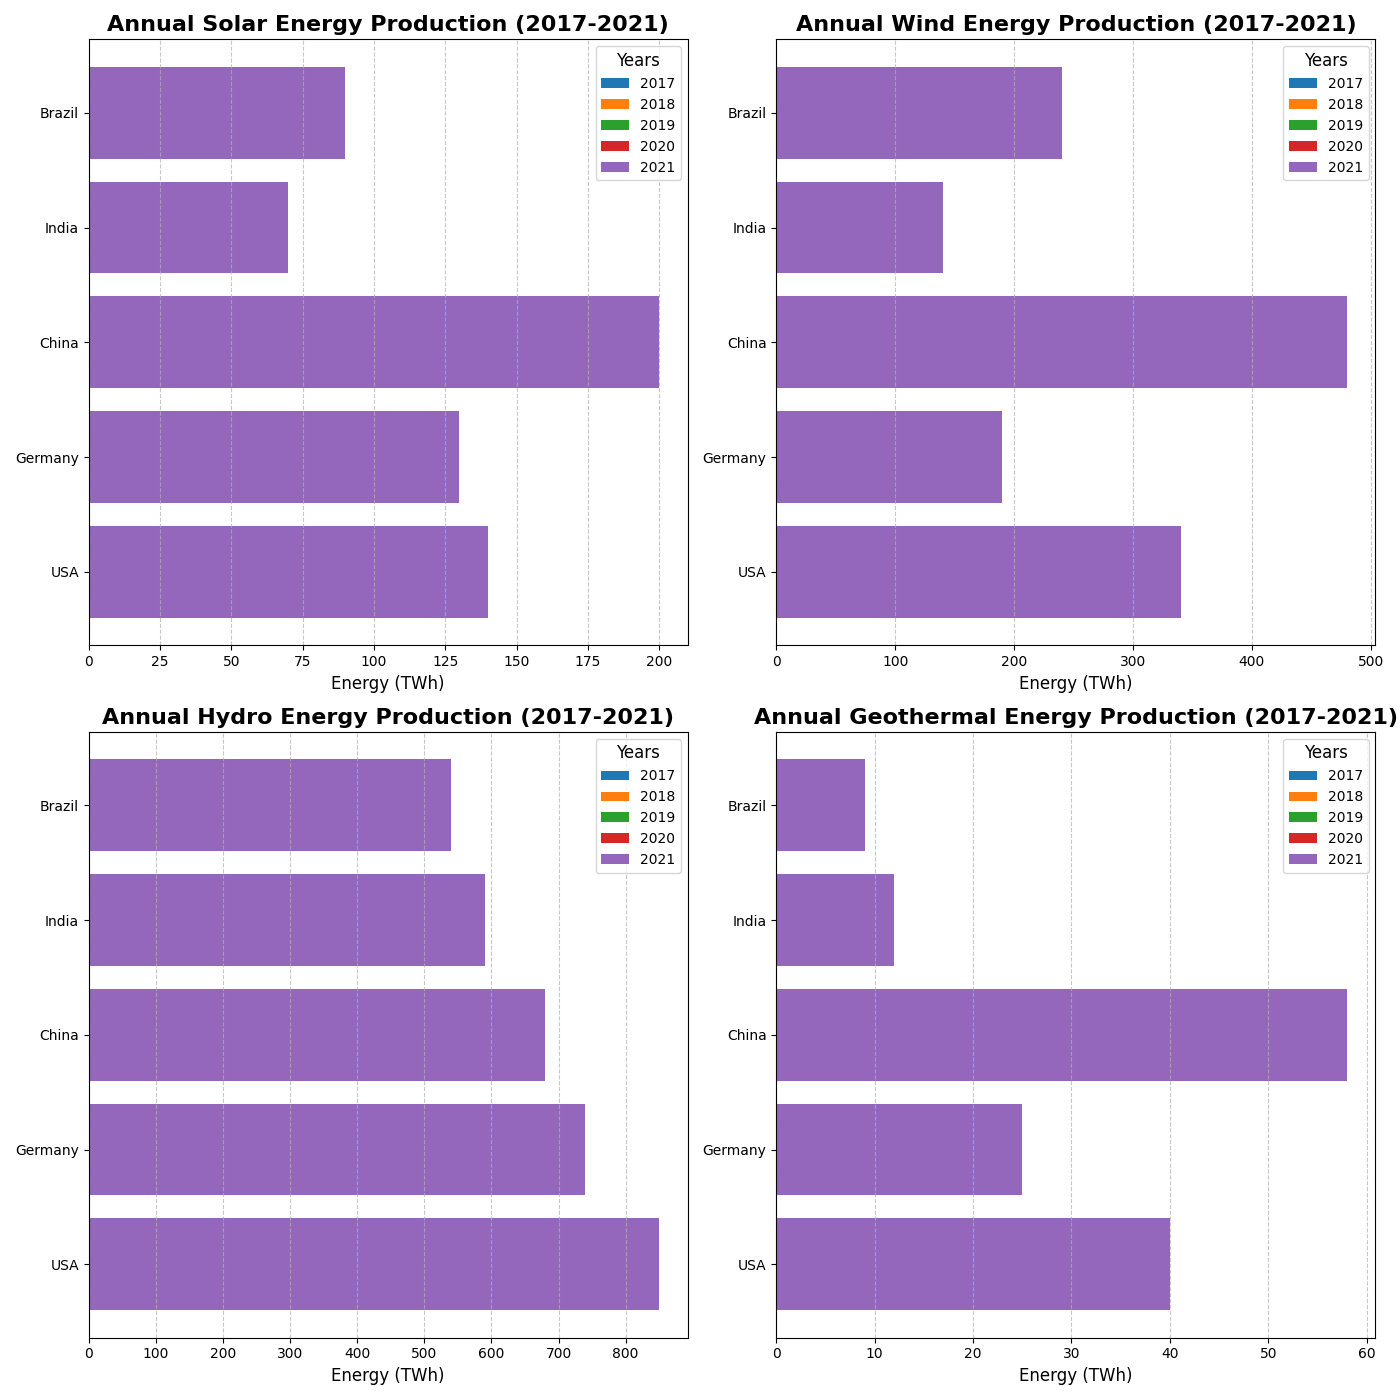

Reproduce this figure in Python.
import matplotlib.pyplot as plt
import numpy as np

countries = ['USA', 'Germany', 'China', 'India', 'Brazil']
years = ['2017', '2018', '2019', '2020', '2021']
solar_energy = np.array([
    [100, 110, 120, 130, 140], 
    [90, 100, 110, 120, 130], 
    [150, 160, 170, 180, 200], 
    [50, 55, 60, 65, 70], 
    [70, 75, 80, 85, 90]
])
wind_energy = np.array([
    [300, 310, 320, 330, 340], 
    [150, 160, 170, 180, 190], 
    [400, 420, 440, 460, 480], 
    [100, 110, 120, 130, 140], 
    [200, 210, 220, 230, 240]
])
hydro_energy = np.array([
    [800, 810, 820, 830, 850], 
    [700, 710, 720, 730, 740], 
    [600, 620, 640, 660, 680], 
    [550, 560, 570, 580, 590], 
    [500, 510, 520, 530, 540]
])
geothermal_energy = np.array([
    [20, 25, 30, 35, 40], 
    [15, 18, 20, 22, 25], 
    [50, 52, 54, 56, 58], 
    [8, 9, 10, 11, 12], 
    [5, 6, 7, 8, 9]
])

# Update the figure to arrange subplots in a 2x2 grid
fig, axes = plt.subplots(2, 2, figsize=(14, 14))
fig.subplots_adjust(hspace=0.4, wspace=0.4)

# Adjusting axes indexing to 2x2 grid and plotting

# Solar Energy
for i in range(len(years)):
    axes[0, 0].barh(
        countries, solar_energy[:, i], label=years[i]
    )
axes[0, 0].set_title('Annual Solar Energy Production (2017-2021)', fontsize=16, fontweight='bold')
axes[0, 0].set_xlabel('Energy (TWh)', fontsize=12)
axes[0, 0].legend(title='Years', fontsize=10, loc='upper right', bbox_to_anchor=(1, 1), title_fontsize='12')
axes[0, 0].grid(axis='x', linestyle='--', alpha=0.7)

# Wind Energy
for i in range(len(years)):
    axes[0, 1].barh(
        countries, wind_energy[:, i], label=years[i]
    )
axes[0, 1].set_title('Annual Wind Energy Production (2017-2021)', fontsize=16, fontweight='bold')
axes[0, 1].set_xlabel('Energy (TWh)', fontsize=12)
axes[0, 1].legend(title='Years', fontsize=10, loc='upper right', bbox_to_anchor=(1, 1), title_fontsize='12')
axes[0, 1].grid(axis='x', linestyle='--', alpha=0.7)

# Hydro Energy
for i in range(len(years)):
    axes[1, 0].barh(
        countries, hydro_energy[:, i], label=years[i]
    )
axes[1, 0].set_title('Annual Hydro Energy Production (2017-2021)', fontsize=16, fontweight='bold')
axes[1, 0].set_xlabel('Energy (TWh)', fontsize=12)
axes[1, 0].legend(title='Years', fontsize=10, loc='upper right', bbox_to_anchor=(1, 1), title_fontsize='12')
axes[1, 0].grid(axis='x', linestyle='--', alpha=0.7)

# Geothermal Energy
for i in range(len(years)):
    axes[1, 1].barh(
        countries, geothermal_energy[:, i], label=years[i]
    )
axes[1, 1].set_title('Annual Geothermal Energy Production (2017-2021)', fontsize=16, fontweight='bold')
axes[1, 1].set_xlabel('Energy (TWh)', fontsize=12)
axes[1, 1].legend(title='Years', fontsize=10, loc='upper right', bbox_to_anchor=(1, 1), title_fontsize='12')
axes[1, 1].grid(axis='x', linestyle='--', alpha=0.7)

# Adjust layout for better visibility
plt.tight_layout()

# Display the plot
plt.show()
